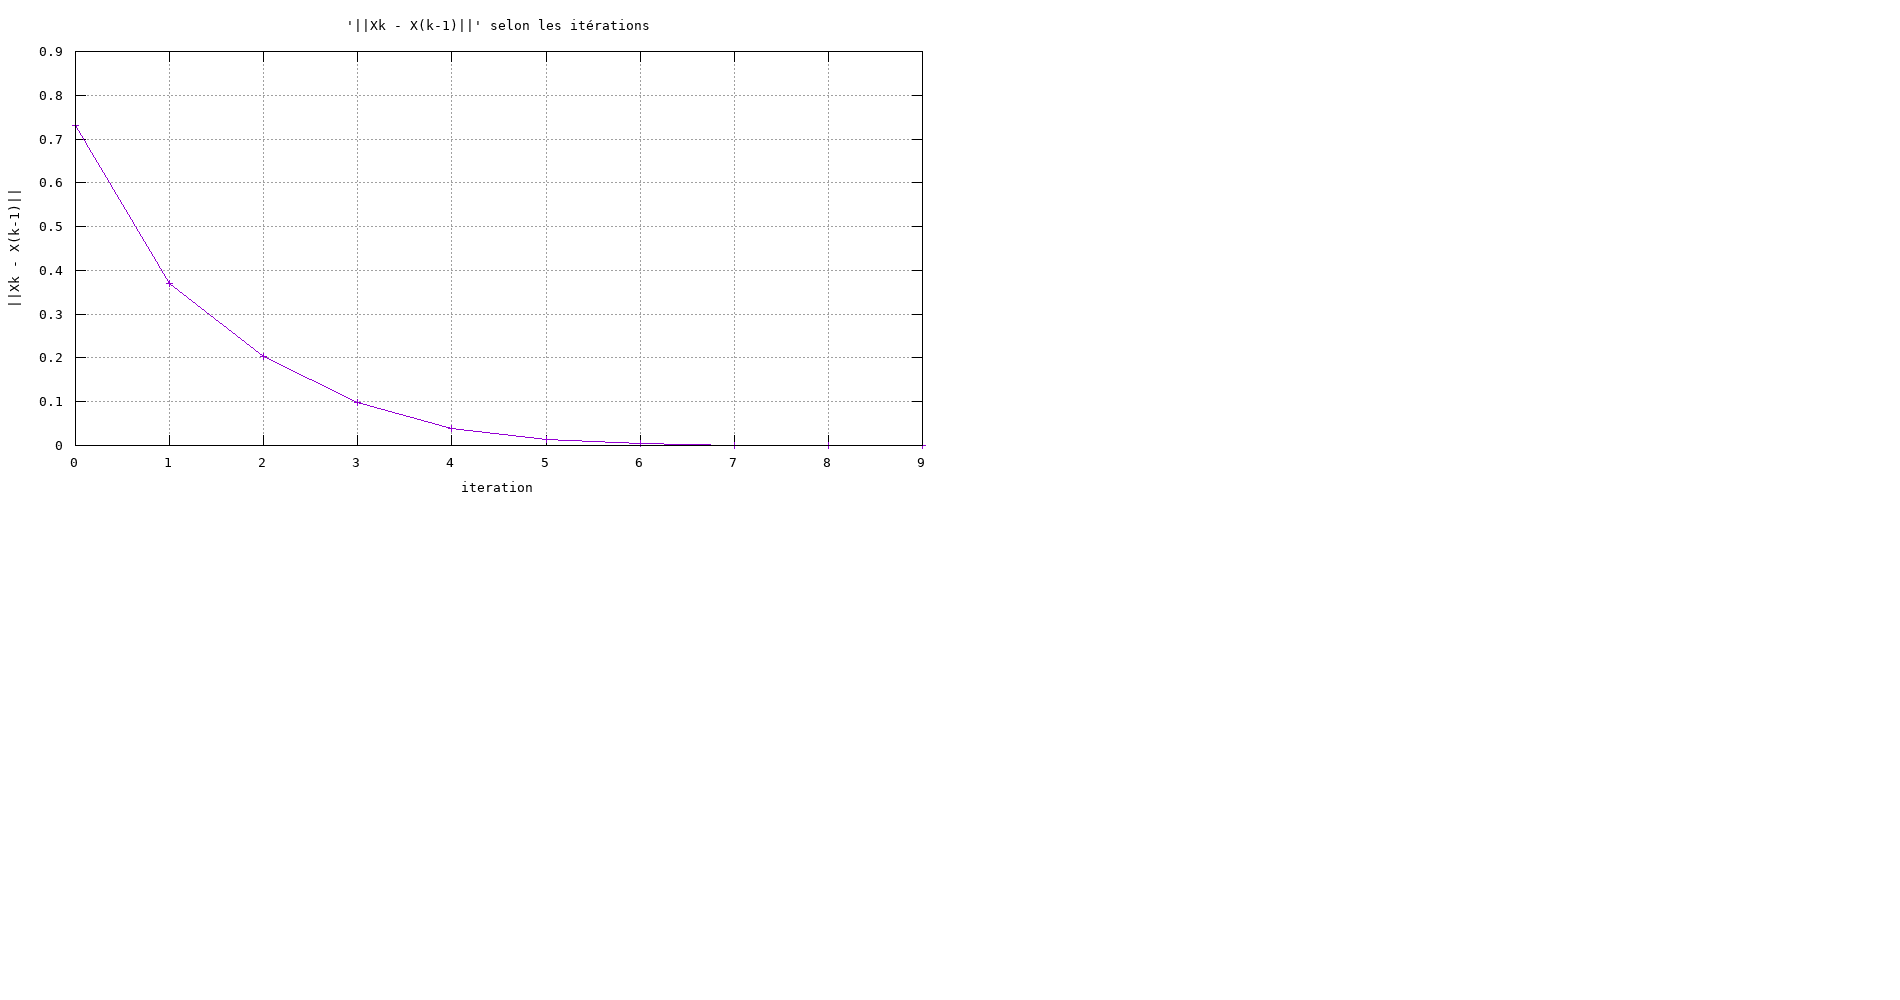

This chart was generated by the following gnuplot code:
set term png size 1900,1000 enhanced font "Terminal,10"

set grid

set auto x

set key left top

set ylabel "||Xk - X(k-1)||"
set style data histogram
#set style fill solid border -1
#set boxwidth 0.9
#set xtic rotate by -45 scale 0
set multiplot layout 2, 2 rowsfirst
set datafile separator ";"
set yrange [0:0.9]
set xrange [0:9]
set xlabel "iteration"
set ylabel "||Xk - X(k-1)||"
set title "'||Xk - X(k-1)||' selon les itérations"
plot "data.dat" u 2:xtic(1) t "" with linespoints
